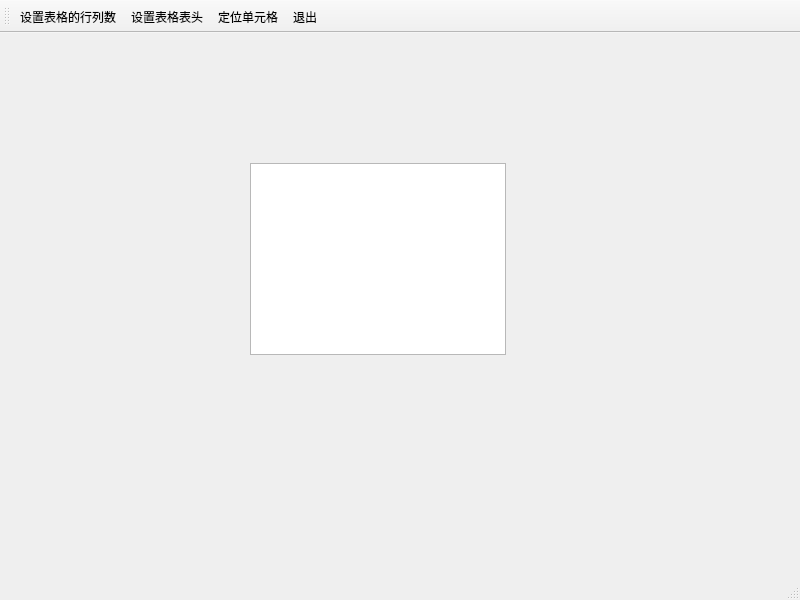
<?xml version="1.0" encoding="UTF-8"?>
<ui version="4.0">
 <class>MainWindow</class>
 <widget class="QMainWindow" name="MainWindow">
  <property name="geometry">
   <rect>
    <x>0</x>
    <y>0</y>
    <width>800</width>
    <height>600</height>
   </rect>
  </property>
  <property name="windowTitle">
   <string>MainWindow</string>
  </property>
  <widget class="QWidget" name="centralwidget">
   <widget class="QTableView" name="tableView">
    <property name="geometry">
     <rect>
      <x>250</x>
      <y>130</y>
      <width>256</width>
      <height>192</height>
     </rect>
    </property>
   </widget>
  </widget>
  <widget class="QStatusBar" name="statusbar"/>
  <widget class="QToolBar" name="toolBar">
   <property name="windowTitle">
    <string>toolBar</string>
   </property>
   <property name="toolButtonStyle">
    <enum>Qt::ToolButtonTextUnderIcon</enum>
   </property>
   <attribute name="toolBarArea">
    <enum>TopToolBarArea</enum>
   </attribute>
   <attribute name="toolBarBreak">
    <bool>false</bool>
   </attribute>
   <addaction name="actTabSetSize"/>
   <addaction name="actTabSetHeader"/>
   <addaction name="actTabLocate"/>
   <addaction name="actFileQuit"/>
  </widget>
  <action name="actTabSetSize">
   <property name="icon">
    <iconset resource="res.qrc">
     <normaloff>:/images/images/230.bmp</normaloff>:/images/images/230.bmp</iconset>
   </property>
   <property name="text">
    <string>设置表格的行列数</string>
   </property>
   <property name="toolTip">
    <string>设置表格的行列数</string>
   </property>
   <property name="menuRole">
    <enum>QAction::NoRole</enum>
   </property>
  </action>
  <action name="actTabSetHeader">
   <property name="icon">
    <iconset resource="res.qrc">
     <normaloff>:/images/images/516.bmp</normaloff>:/images/images/516.bmp</iconset>
   </property>
   <property name="text">
    <string>设置表格表头</string>
   </property>
   <property name="toolTip">
    <string>设置表格表头</string>
   </property>
   <property name="menuRole">
    <enum>QAction::NoRole</enum>
   </property>
  </action>
  <action name="actFileQuit">
   <property name="icon">
    <iconset resource="res.qrc">
     <normaloff>:/images/images/132.bmp</normaloff>:/images/images/132.bmp</iconset>
   </property>
   <property name="text">
    <string>退出</string>
   </property>
   <property name="toolTip">
    <string>退出</string>
   </property>
   <property name="menuRole">
    <enum>QAction::NoRole</enum>
   </property>
  </action>
  <action name="actTabLocate">
   <property name="icon">
    <iconset resource="res.qrc">
     <normaloff>:/images/images/304.bmp</normaloff>:/images/images/304.bmp</iconset>
   </property>
   <property name="text">
    <string>定位单元格</string>
   </property>
   <property name="toolTip">
    <string>定位单元格</string>
   </property>
   <property name="menuRole">
    <enum>QAction::NoRole</enum>
   </property>
  </action>
 </widget>
 <resources>
  <include location="res.qrc"/>
 </resources>
 <connections>
  <connection>
   <sender>actFileQuit</sender>
   <signal>triggered()</signal>
   <receiver>MainWindow</receiver>
   <slot>close()</slot>
   <hints>
    <hint type="sourcelabel">
     <x>-1</x>
     <y>-1</y>
    </hint>
    <hint type="destinationlabel">
     <x>399</x>
     <y>299</y>
    </hint>
   </hints>
  </connection>
 </connections>
</ui>
